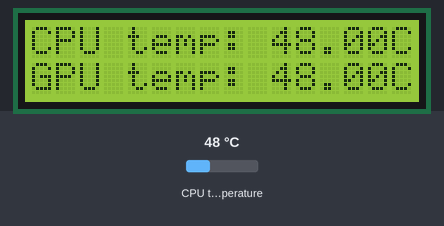
Simulated run of this program. Board: Raspberry Pi (BCM pin numbers). Shown: 16×2 character LCD. Inputs (shaded band) come from the test bench; at power-on: CPU temperature 48 °C.

Above: at 1.4 s.
1.5 s: CPU temperature set to 31 °C
At 10.44 s:
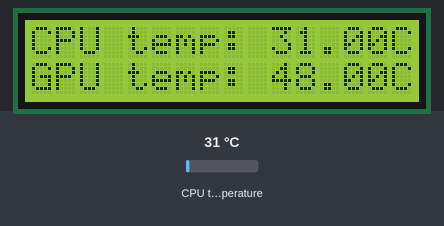
At 11.0 s:
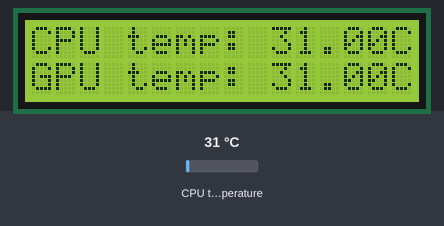
Timing chart, 0 to 12.5 s (numbered marks = the images above; inputs shaded):
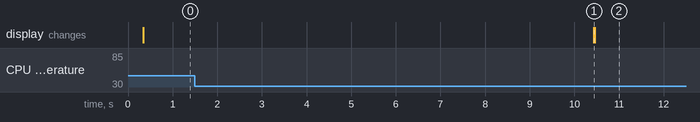

The program:

temp.py
```python
import lcddriver
import time
import commands

display = lcddriver.lcd()

def get_cpu_tempC():
        tempFile = open("/sys/class/thermal/thermal_zone0/temp")
        cpu_temp = tempFile.read()
        tempFile.close()
        return float(cpu_temp)/1000

def get_gpu_tempC():
        gpu_temp = commands.getoutput( '/opt/vc/bin/vcgencmd measure_temp' ).replace( 'temp=', '' ).replace( '\'C', '' )
        return float(gpu_temp)


while True:
        cpu_tempC = get_cpu_tempC()
        gpu_tempC = get_gpu_tempC()

        cpuT = "CPU temp: %.2f" % cpu_tempC

        gpuT = "GPU temp: %.2f" % gpu_tempC

        display.lcd_display_string(cpuT + "C", 1)
        display.lcd_display_string(gpuT + "C", 2)
        time.sleep(10) 
```

Measured:
- after the input at 1.5 s, the display: changes after 8.9 s (image 1)
